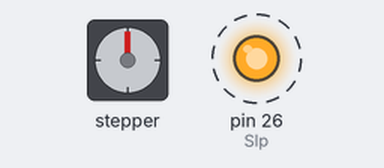
A sketch run on a simulated Arduino Mega 2560, built with avr-gcc and run on an emulated ATmega2560. On the bench: stepper motor, output pins drawn as LEDs (lit = HIGH). Wiring (inferred from the names in the program): stepper motor driver (200 steps per turn assumed): step pin 22; direction pin 24. Dashed ring = blinking. Pins used as bus, display or sensor lines are not drawn.

Above: at 0.05 s.
At 0.2 s:
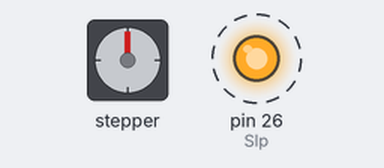
At 0.35 s:
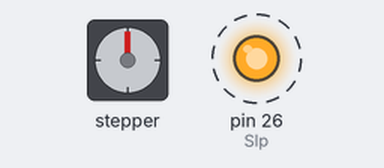
At 1.75 s:
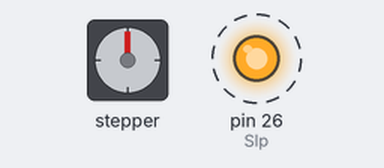
Timing chart, 0 to 6.4 s (numbered marks = the images above):
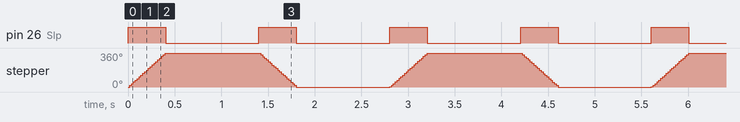

Measured:
- by itself, pin 26 (Slp): alternates HIGH for 0.40 s and LOW for 1.0 s
- by itself, stepper: turns 360° clockwise in 0.38 s, then 360° counter-clockwise in 0.40 s, repeating every 2.8 s

The sketch:

Stepmotor.ino
```cpp
#include <stdio.h>
#include <avr/io.h>

#define StepPin 22
#define DirPin 24
#define Slp 26

int stepset=0;
int stepspd = 1000;

void setup()
{
  pinMode(StepPin,OUTPUT);
  pinMode(DirPin,OUTPUT);
  pinMode(Slp,OUTPUT);
  digitalWrite(Slp,LOW);
}

void loop()
{
  A_clockwise();
  delay(1000);
  clockwise();
  delay(1000);
}


void A_clockwise()
{
   digitalWrite(Slp,HIGH);                 //turns on driver
   digitalWrite(DirPin,HIGH);
   for(stepset=0;stepset<200;stepset++)
   {
    digitalWrite(StepPin,HIGH);            //initialize step
    delayMicroseconds(stepspd);               //step speed
    digitalWrite(StepPin,LOW);
    delayMicroseconds(stepspd);
   }
   digitalWrite(Slp,LOW);                  //turns off driver
}

void clockwise()
{
   digitalWrite(Slp,HIGH);                  //turns on driver
   digitalWrite(DirPin,LOW);
   for(stepset=0;stepset<200;stepset++)
   {
    digitalWrite(StepPin,HIGH);
    delayMicroseconds(stepspd);
    digitalWrite(StepPin,LOW);
    delayMicroseconds(stepspd);
   }
   digitalWrite(Slp,LOW);                   //turns off driver
}
```
